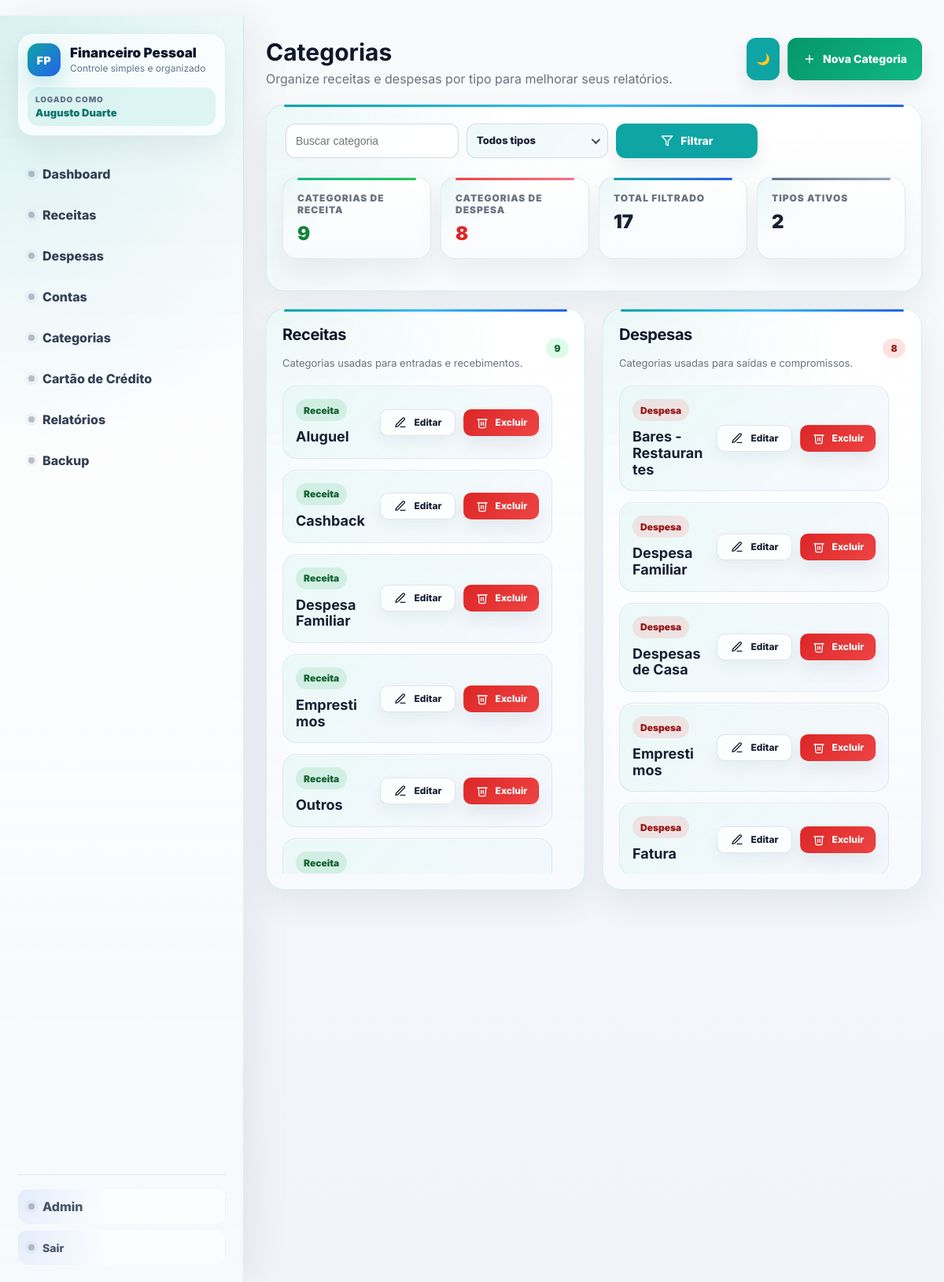
/categorias/ (signed in), run on the app's committed database.
### financeiro/models.py (models this page shows, shortened)
class Categoria(models.Model):
    TIPO_CHOICES = [
        ('receita', 'Receita'),
        ('despesa', 'Despesa'),
    ]
    usuario = models.ForeignKey(settings.AUTH_USER_MODEL, on_delete=models.CASCADE, related_name='categorias_financeiras')
    nome = models.CharField('Nome', max_length=100)
    tipo = models.CharField(max_length=20, choices=TIPO_CHOICES)
    class Meta:
        verbose_name = 'Categoria'
        verbose_name_plural = 'Categorias'

### financeiro/views.py (the view)
# urls.py: path('categorias/', login_required(views.lista_categorias), name='lista_categorias'),
def lista_categorias(request):
    categorias = Categoria.objects.filter(usuario=request.user).order_by('tipo', 'nome')
    q = request.GET.get('q', '').strip()
    tipo = request.GET.get('tipo', '')
    if q:
        categorias = categorias.filter(nome__icontains=q)
    if tipo:
        categorias = categorias.filter(tipo=tipo)
    resumo_categorias = categorias.aggregate(
        quantidade=Count('id'),
        receitas=Count('id', filter=Q(tipo='receita')),
        despesas=Count('id', filter=Q(tipo='despesa')),
    )
    total_tipos_categorias = int(bool(resumo_categorias['receitas'])) + int(bool(resumo_categorias['despesas']))
    contexto = {
        'categorias_receitas': categorias.filter(tipo='receita'),
        'categorias_despesas': categorias.filter(tipo='despesa'),
        'filtro_q': q,
        'filtro_tipo': tipo,
        'total_categorias_filtradas': resumo_categorias['quantidade'] or 0,
        'total_categorias_receitas': resumo_categorias['receitas'] or 0,
        'total_categorias_despesas': resumo_categorias['despesas'] or 0,
        'total_tipos_categorias': total_tipos_categorias,
    }
    return render(request, 'financeiro/lista_categorias.html', contexto)

### financeiro/templates/financeiro/lista_categorias.html (shortened to what this page needs)
﻿{% extends 'financeiro/base.html' %}
{% block page_title %}Categorias{% endblock %}
{% block page_subtitle %}Organize receitas e despesas por tipo para melhorar seus relatórios.{% endblock %}
{% block page_actions %}
    <a href="/categorias/nova/" class="btn btn-success"><span class="btn-icon"><svg viewBox="0 0 24 24" stroke-width="2" stroke-linecap="round" stroke-linejoin="round"><path d="M12 5v14"></path><path d="M5 12h14"></path></svg></span>Nova Categoria</a>
{% endblock %}
{% block content %}
<section class="panel">
    <form method="get" class="filter-row">
        <input type="text" name="q" value="{{ filtro_q }}" placeholder="Buscar categoria" class="filter-input">
        <button type="submit" class="btn btn-secondary" data-icon="filter"><span class="btn-icon"><svg viewBox="0 0 24 24" stroke-width="2" stroke-linecap="round" stroke-linejoin="round"><path d="M22 3H2l8 9v7l4 2v-9z"></path></svg></span>Filtrar</button>
    </form>
    <div class="list-summary-cards">
        <article class="list-summary-card positive">
            <span>Categorias de receita</span>
            <strong>{{ total_categorias_receitas }}</strong>
        </article>
        <article class="list-summary-card negative">
            <span>Categorias de despesa</span>
            <strong>{{ total_categorias_despesas }}</strong>
        </article>
        <article class="list-summary-card primary">
            <span>Total filtrado</span>
            <strong>{{ total_categorias_filtradas }}</strong>
        </article>
        <article class="list-summary-card neutral">
            <span>Tipos ativos</span>
            <strong>{{ total_tipos_categorias }}</strong>
        </article>
    </div>
</section>
<div class="category-groups">
    <section class="panel panel--padded category-group category-group--income">
        <div class="panel-header">
            <div>
                <h2 class="panel-title">Receitas</h2>
                <p class="panel-description">Categorias usadas para entradas e recebimentos.</p>
            </div>
            <span class="pill pill-success">{{ total_categorias_receitas }}</span>
        </div>
        <div class="category-list">
            {% for categoria in categorias_receitas %}
            <article class="category-card">
                <div>
                    <span class="status positive">{{ categoria.get_tipo_display }}</span>
                    <h3>{{ categoria.nome }}</h3>
                </div>
                <div class="actions category-actions">
                    <a href="/categorias/{{ categoria.id }}/editar/" class="btn btn-light btn-small"><span class="btn-icon"><svg viewBox="0 0 24 24" stroke-width="2" stroke-linecap="round" stroke-linejoin="round"><path d="M12 20h9"></path><path d="M16.5 3.5a2.1 2.1 0 0 1 3 3L7 19l-4 1 1-4 12.5-12.5z"></path></svg></span>Editar</a>
                    <a href="/categorias/{{ categoria.id }}/excluir/" class="btn btn-danger btn-small"><span class="btn-icon"><svg viewBox="0 0 24 24" stroke-width="2" stroke-linecap="round" stroke-linejoin="round"><polyline points="3 6 5 6 21 6"></polyline><path d="M19 6l-1 14a2 2 0 0 1-2 2H8a2 2 0 0 1-2-2L5 6"></path><path d="M10 11v6"></path><path d="M14 11v6"></path></svg></span>Excluir</a>
                </div>
            </article>
            {% empty %}
            <p class="empty">Nenhuma categoria de receita encontrada.</p>
            {% endfor %}
        </div>
    </section>
    <section class="panel panel--padded category-group category-group--expense">
        <div class="panel-header">
            <div>
                <h2 class="panel-title">Despesas</h2>
                <p class="panel-description">Categorias usadas para saídas e compromissos.</p>
            </div>
            <span class="pill pill-danger">{{ total_categorias_despesas }}</span>
        </div>
        <div class="category-list">
            {% for categoria in categorias_despesas %}
            <article class="category-card">
                <div>
                    <span class="status negative">{{ categoria.get_tipo_display }}</span>
                    <h3>{{ categoria.nome }}</h3>
                </div>
                <div class="actions category-actions">
                    <a href="/categorias/{{ categoria.id }}/editar/" class="btn btn-light btn-small"><span class="btn-icon"><svg viewBox="0 0 24 24" stroke-width="2" stroke-linecap="round" stroke-linejoin="round"><path d="M12 20h9"></path><path d="M16.5 3.5a2.1 2.1 0 0 1 3 3L7 19l-4 1 1-4 12.5-12.5z"></path></svg></span>Editar</a>
                    <a href="/categorias/{{ categoria.id }}/excluir/" class="btn btn-danger btn-small"><span class="btn-icon"><svg viewBox="0 0 24 24" stroke-width="2" stroke-linecap="round" stroke-linejoin="round"><polyline points="3 6 5 6 21 6"></polyline><path d="M19 6l-1 14a2 2 0 0 1-2 2H8a2 2 0 0 1-2-2L5 6"></path><path d="M10 11v6"></path><path d="M14 11v6"></path></svg></span>Excluir</a>
                </div>
            </article>
            {% empty %}
            <p class="empty">Nenhuma categoria de despesa encontrada.</p>
            {% endfor %}
        </div>
    </section>
</div>
{% endblock %}

### data on the page
Categoria: tipo "Receita", nome "Aluguel"
Categoria: tipo "Receita", nome "Cashback"
Categoria: tipo "Receita", nome "Despesa Familiar"
Categoria: tipo "Receita", nome "Emprestimos"
Categoria: tipo "Receita", nome "Outros"
Categoria: tipo "Receita"
Categoria: tipo "Despesa", nome "Bares - Restaurantes"
Categoria: tipo "Despesa", nome "Despesa Familiar"
Categoria: tipo "Despesa", nome "Despesas de Casa"
Categoria: tipo "Despesa", nome "Emprestimos"
Categoria: tipo "Despesa", nome "Fatura"

### other printed values
{{ nome_usuario }} "Augusto Duarte"
{{ total_categorias_receitas }} "9"
{{ total_categorias_despesas }} "8"
{{ total_categorias_filtradas }} "17"
{{ total_tipos_categorias }} "2"
